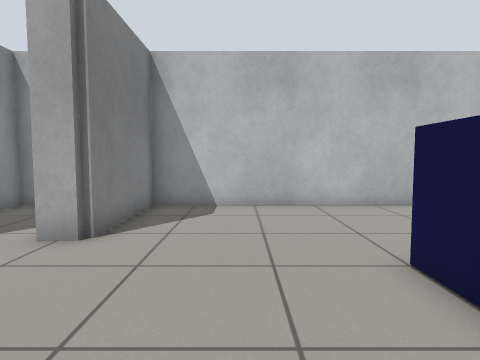
View 1 (above)

16 first-person views from a walk through a world built for the Gazebo simulator. The camera is 0.79 m above the floor, tilts 4° down and sees 75° across. The floor is counted in squares, 0.5 m on a side. Each view is taken from the middle of a square. On the plan, view 1 faces up. The plan holds only what a view shows up to about 15 squares ahead; the rest is blank.

View 2
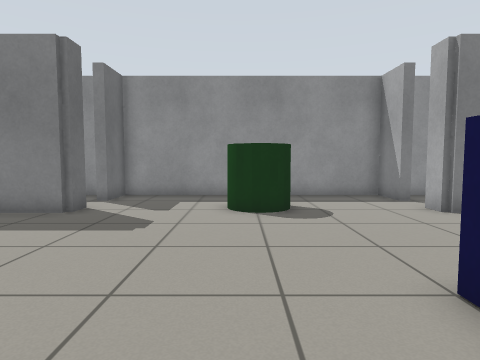

View 3
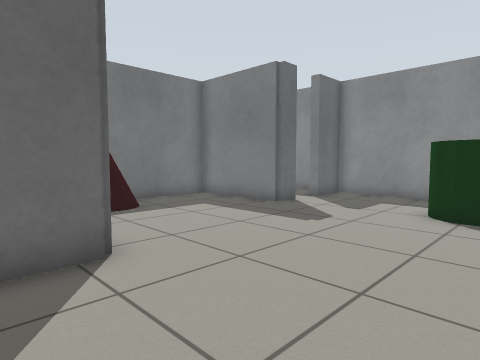

View 4
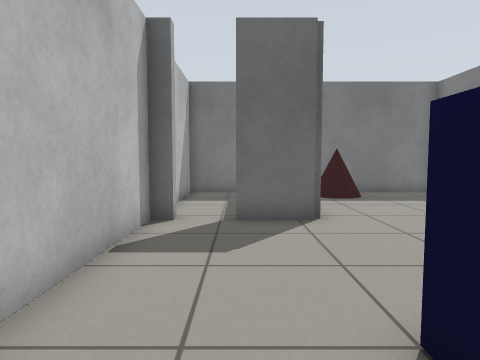

View 5
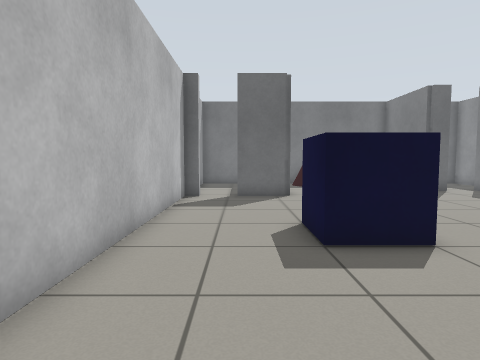

View 6
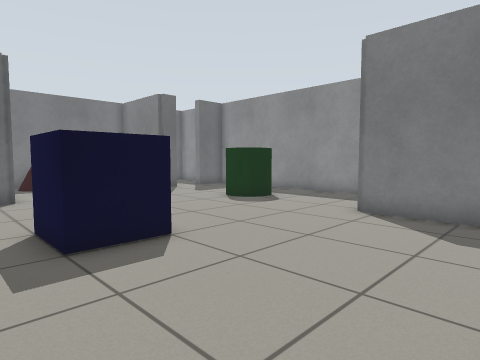

View 7
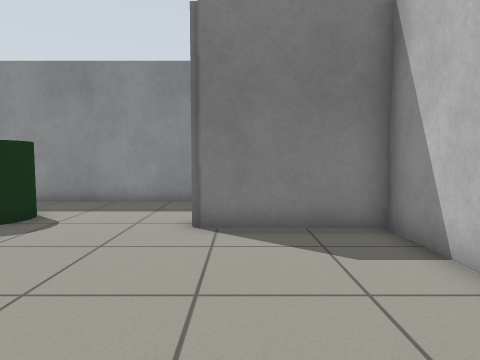

View 8
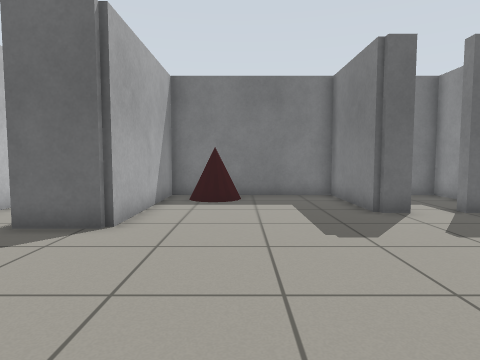

View 9
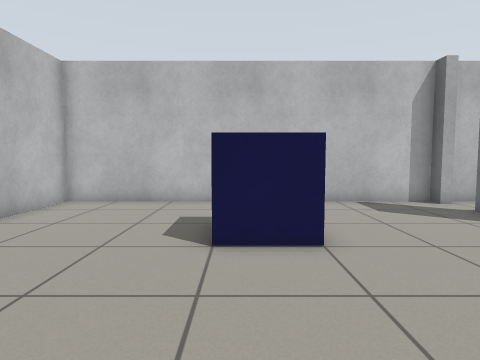

View 10
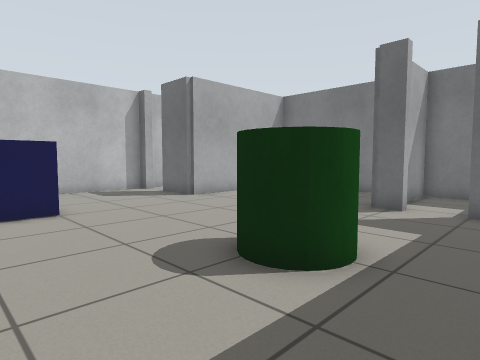

View 11
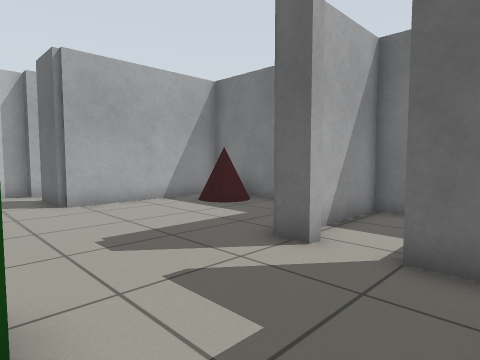

View 12
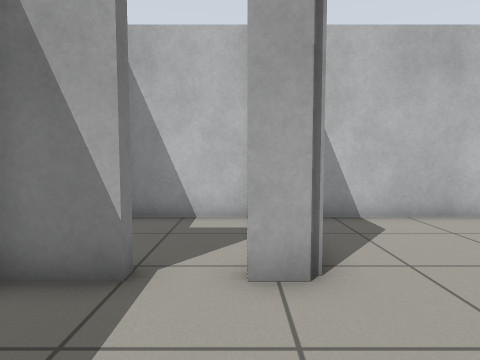

View 13
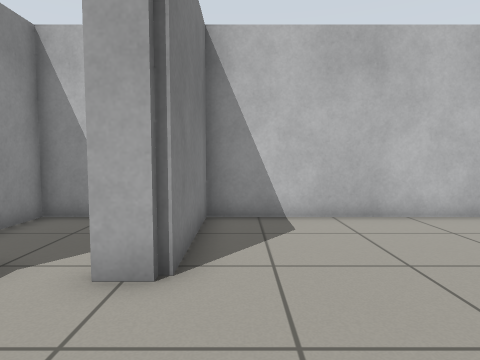

View 14
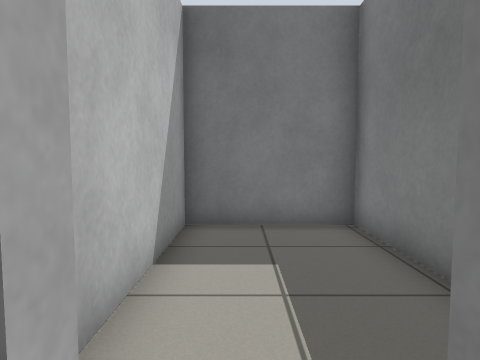

View 15
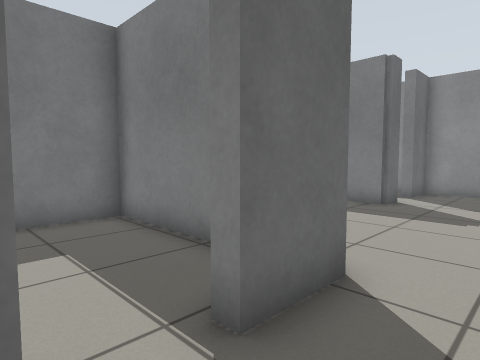

View 16
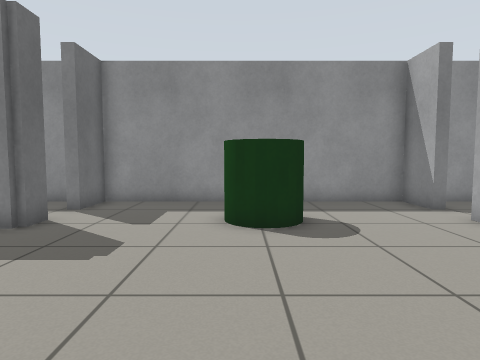

### Floor plan
Points are (right, up) in squares from view 1. A wall is a line through its corners. A room is listed if a view was taken in it or the views show most of it. See-through windows are left out.
Room 1 (views 1, 2, 3, 4, 5, 6, 7, 8, 9, 10, 11, 12, 13, 14, 15, 16)
walls: (7.7, -2.9) (8.3, -2.9) (8.3, 10.3) (-2.9, 10.3) (-2.9, 5.9) (-3.9, 5.9) (-3.9, 6.4); (-3.9, -5.4) (-3.9, -4.9) (-2.9, -4.9) (-2.9, -9.3) (3.9, -9.3) (3.9, -2.9) (6.1, -2.9); (-5.5, 6.4) (-5.5, 5.9) (-7.3, 5.9) (-7.3, -4.9) (-5.5, -4.9) (-5.5, -5.4)
ways out: opening at (7, -3) to room 2; opening at (-4.5, 6) to room 3; opening at (-4.5, -5) to room 4
objects: green cylinder (-5, 0) to (-3, 1); cone (1, -9) to (3, -7); blue box (3, 3) to (4, 4)
Room 2 (no view inside)
walls: (7.7, -3.4) (7.7, -2.9); (4.3, -5.4) (4.3, -9.3) (8.3, -9.3) (8.3, -3.6); (6.1, -2.9) (6.1, -3.4)
ways out: opening at (7, -3) to room 1
Room 3 (no view inside)
walls: (-3.8, 10.3) (-7.3, 10.3) (-7.3, 7.2)
ways out: opening at (-4.5, 6) to room 1
Room 4 (no view inside)
walls: (-7.3, -5.8) (-7.3, -9.3) (-3.3, -9.3) (-3.3, -6.2)
ways out: opening at (-4.5, -5) to room 1

Where each view was taken, in squares from view 1:
view 1: 0 up, 0 right, facing up
view 2: 0 up, 6 right, facing left
view 3: 2 up, 6 right, facing down-left
view 4: 5 up, 6 right, facing down
view 5: 10 up, 6 right, facing down
view 6: 10 up, 6 right, facing down-left
view 7: 7 up, 4 right, facing left
view 8: 4 up, 1 right, facing down
view 9: 4 up, 3 left, facing right
view 10: 5 up, 7 left, facing down-right
view 11: 0 up, 7 left, facing down-right
view 12: 2 up, 4 left, facing up
view 13: 2 up, 2 left, facing up
view 14: 2 down, 7 right, facing down
view 15: 1 down, 8 right, facing down-left
view 16: 0 up, 4 right, facing left
